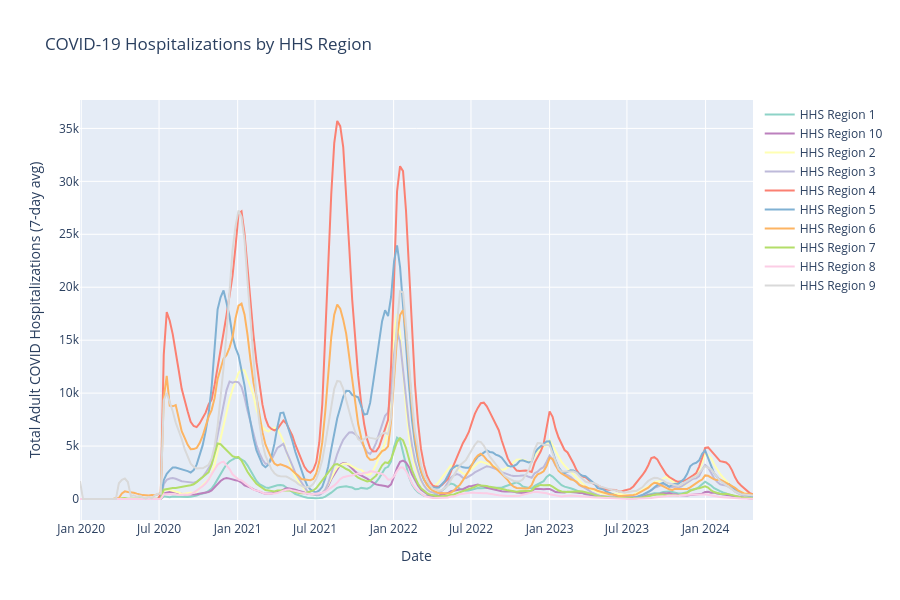

Source (notebook cell):
### Code cell
## Regional COVID hospitalizations by HHS region

# Aggregate by HHS region
regional_covid = df.groupby(['collection_week', 'hhs_region'])['total_adult_patients_hospitalized_confirmed_covid_7_day_avg'].sum().reset_index()
regional_covid = regional_covid.sort_values(['hhs_region', 'collection_week'])

# Create interactive plot with traces for each region
fig = go.Figure()

# Define colors for each region
colors = px.colors.qualitative.Set3[:10]

for region in sorted(regional_covid['hhs_region'].unique()):
    region_data = regional_covid[regional_covid['hhs_region'] == region]
    fig.add_trace(go.Scatter(
        x=region_data['collection_week'],
        y=region_data['total_adult_patients_hospitalized_confirmed_covid_7_day_avg'],
        mode='lines',
        name=f'HHS Region {region}',
        line=dict(color=colors[int(region)-1]),
        hovertemplate='<b>HHS Region %{fullData.name}</b><br>' +
                      'Date: %{x}<br>' +
                      'Hospitalizations: %{y:,.0f}<br>' +
                      '<extra></extra>'
    ))

fig.update_layout(
    title='COVID-19 Hospitalizations by HHS Region',
    xaxis_title='Date',
    yaxis_title='Total Adult COVID Hospitalizations (7-day avg)',
    hovermode='x unified',
    height=600,
    legend=dict(
        orientation="v",
        yanchor="top",
        y=1,
        xanchor="left",
        x=1.01
    )
)

fig.show()

### Figure 1 — Plotly figure (JSON) as saved in the notebook; plotly's stock layout.template omitted (floating-point values rounded to 4 significant figures; data arrays with more than 128 entries replaced by an {"elided": "..."} marker saying what was removed)
{"data": [{"hovertemplate": "<b>HHS Region %{fullData.name}</b><br>Date: %{x}<br>Hospitalizations: %{y:,.0f}<br><extra></extra>", "line": {"color": "rgb(141,211,199)"}, "mode": "lines", "name": "HHS Region 1", "type": "scatter", "x": {"elided": "217 str values"}, "y": {"elided": "217 float values"}}, {"hovertemplate": "<b>HHS Region %{fullData.name}</b><br>Date: %{x}<br>Hospitalizations: %{y:,.0f}<br><extra></extra>", "line": {"color": "rgb(188,128,189)"}, "mode": "lines", "name": "HHS Region 10", "type": "scatter", "x": {"elided": "218 str values"}, "y": {"elided": "218 float values"}}, {"hovertemplate": "<b>HHS Region %{fullData.name}</b><br>Date: %{x}<br>Hospitalizations: %{y:,.0f}<br><extra></extra>", "line": {"color": "rgb(255,255,179)"}, "mode": "lines", "name": "HHS Region 2", "type": "scatter", "x": {"elided": "216 str values"}, "y": {"elided": "216 float values"}}, {"hovertemplate": "<b>HHS Region %{fullData.name}</b><br>Date: %{x}<br>Hospitalizations: %{y:,.0f}<br><extra></extra>", "line": {"color": "rgb(190,186,218)"}, "mode": "lines", "name": "HHS Region 3", "type": "scatter", "x": {"elided": "219 str values"}, "y": {"elided": "219 float values"}}, {"hovertemplate": "<b>HHS Region %{fullData.name}</b><br>Date: %{x}<br>Hospitalizations: %{y:,.0f}<br><extra></extra>", "line": {"color": "rgb(251,128,114)"}, "mode": "lines", "name": "HHS Region 4", "type": "scatter", "x": {"elided": "226 str values"}, "y": {"elided": "226 float values"}}, {"hovertemplate": "<b>HHS Region %{fullData.name}</b><br>Date: %{x}<br>Hospitalizations: %{y:,.0f}<br><extra></extra>", "line": {"color": "rgb(128,177,211)"}, "mode": "lines", "name": "HHS Region 5", "type": "scatter", "x": {"elided": "226 str values"}, "y": {"elided": "226 float values"}}, {"hovertemplate": "<b>HHS Region %{fullData.name}</b><br>Date: %{x}<br>Hospitalizations: %{y:,.0f}<br><extra></extra>", "line": {"color": "rgb(253,180,98)"}, "mode": "lines", "name": "HHS Region 6", "type": "scatter", "x": {"elided": "226 str values"}, "y": {"elided": "226 float values"}}, {"hovertemplate": "<b>HHS Region %{fullData.name}</b><br>Date: %{x}<br>Hospitalizations: %{y:,.0f}<br><extra></extra>", "line": {"color": "rgb(179,222,105)"}, "mode": "lines", "name": "HHS Region 7", "type": "scatter", "x": {"elided": "222 str values"}, "y": {"elided": "222 float values"}}, {"hovertemplate": "<b>HHS Region %{fullData.name}</b><br>Date: %{x}<br>Hospitalizations: %{y:,.0f}<br><extra></extra>", "line": {"color": "rgb(252,205,229)"}, "mode": "lines", "name": "HHS Region 8", "type": "scatter", "x": {"elided": "226 str values"}, "y": {"elided": "226 float values"}}, {"hovertemplate": "<b>HHS Region %{fullData.name}</b><br>Date: %{x}<br>Hospitalizations: %{y:,.0f}<br><extra></extra>", "line": {"color": "rgb(217,217,217)"}, "mode": "lines", "name": "HHS Region 9", "type": "scatter", "x": {"elided": "226 str values"}, "y": {"elided": "226 float values"}}], "layout": {"height": 600, "hovermode": "x unified", "legend": {"orientation": "v", "x": 1.01, "xanchor": "left", "y": 1, "yanchor": "top"}, "title": {"text": "COVID-19 Hospitalizations by HHS Region"}, "xaxis": {"title": {"text": "Date"}}, "yaxis": {"title": {"text": "Total Adult COVID Hospitalizations (7-day avg)"}}}}
